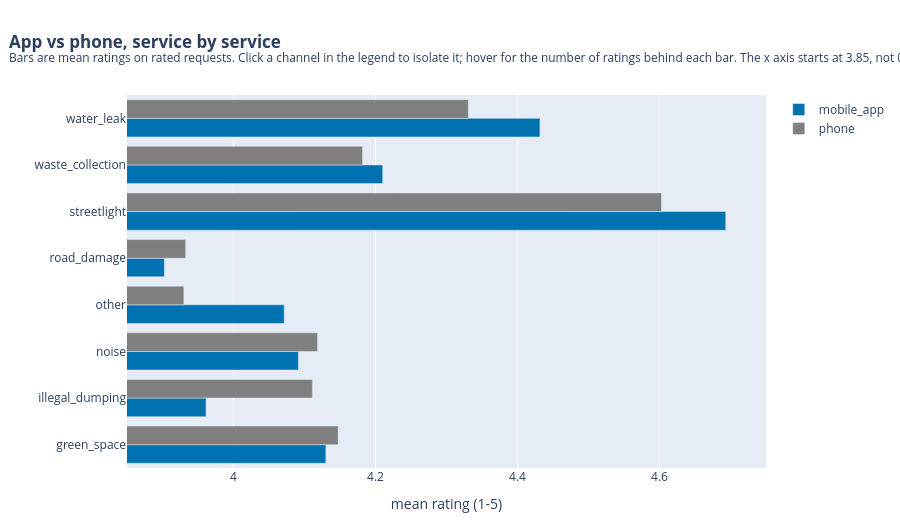

Notebook code cell kept with this figure:
### Markdown cell above
Channels are close: 4.26 (app), 4.18 (in person), 4.15 (web), 4.14 (phone), a 0.11-star span. App minus phone inside services runs from -0.15 to +0.14, four negative and four positive. The app is the largest channel (5,160 rated requests) and its users may be self-selected; with the sign flipping, a channel intervention is not supported.

### Code cell
ch2 = (rated[rated["channel"].isin(["mobile_app", "phone"])]
       .groupby(["category", "channel"])
       .agg(rating=("citizen_rating", "mean"), n=("request_id", "size")).reset_index())

fig = px.bar(ch2, x="rating", y="category", color="channel", barmode="group", orientation="h",
             color_discrete_map={"mobile_app": KEPT, "phone": NEUTRAL},
             hover_data={"n": ":,", "rating": ":.3f", "channel": False},
             labels={"rating": "mean rating (1-5)", "category": "", "channel": "channel"})
fig.update_xaxes(range=[3.85, 4.75])
fig.update_layout(
    title=dict(text="<b>App vs phone, service by service</b><br>"
                    "<sup>Bars are mean ratings on rated requests. Click a channel in the legend to isolate "
                    "it; hover for the number of ratings behind each bar. The x axis starts at 3.85, not 0</sup>",
               x=0.01, xanchor="left"),
    legend=dict(title="", x=1.02, y=1),
    margin=dict(l=10, r=10, t=95, b=10), height=520)

out = INT_DIR / "I4_sq4_channel_bars.html"
fig.write_html(out, include_plotlyjs=True, full_html=True)
print(f"{out.name}: {out.stat().st_size/1024/1024:.1f} MB (self-contained, opens offline)")
fig.show()

### Figure 1 — Plotly figure (JSON) as saved in the notebook; plotly's stock layout.template omitted (floating-point values rounded to 4 significant figures)
{"data": [{"alignmentgroup": "True", "customdata": [[392, "mobile_app"], [388, "mobile_app"], [547, "mobile_app"], [392, "mobile_app"], [606, "mobile_app"], [1226, "mobile_app"], [1280, "mobile_app"], [329, "mobile_app"]], "hovertemplate": "mean rating (1-5)=%{x:.3f}<br>=%{y}<br>n=%{customdata[0]:,}<extra></extra>", "legendgroup": "mobile_app", "marker": {"color": "#0072B2", "pattern": {"shape": ""}}, "name": "mobile_app", "offsetgroup": "mobile_app", "orientation": "h", "showlegend": true, "textposition": "auto", "type": "bar", "x": [4.13, 3.961, 4.091, 4.071, 3.903, 4.693, 4.21, 4.432], "xaxis": "x", "y": ["green_space", "illegal_dumping", "noise", "other", "road_damage", "streetlight", "waste_collection", "water_leak"], "yaxis": "y"}, {"alignmentgroup": "True", "customdata": [[258, "phone"], [279, "phone"], [667, "phone"], [272, "phone"], [683, "phone"], [287, "phone"], [506, "phone"], [381, "phone"]], "hovertemplate": "mean rating (1-5)=%{x:.3f}<br>=%{y}<br>n=%{customdata[0]:,}<extra></extra>", "legendgroup": "phone", "marker": {"color": "#7F7F7F", "pattern": {"shape": ""}}, "name": "phone", "offsetgroup": "phone", "orientation": "h", "showlegend": true, "textposition": "auto", "type": "bar", "x": [4.147, 4.111, 4.118, 3.93, 3.933, 4.603, 4.182, 4.331], "xaxis": "x", "y": ["green_space", "illegal_dumping", "noise", "other", "road_damage", "streetlight", "waste_collection", "water_leak"], "yaxis": "y"}], "layout": {"barmode": "group", "height": 520, "legend": {"title": {"text": ""}, "tracegroupgap": 0, "x": 1.02, "y": 1}, "margin": {"b": 10, "l": 10, "r": 10, "t": 95}, "title": {"text": "<b>App vs phone, service by service</b><br><sup>Bars are mean ratings on rated requests. Click a channel in the legend to isolate it; hover for the number of ratings behind each bar. The x axis starts at 3.85, not 0</sup>", "x": 0.01, "xanchor": "left"}, "xaxis": {"anchor": "y", "domain": [0, 1], "range": [3.85, 4.75], "title": {"text": "mean rating (1-5)"}}, "yaxis": {"anchor": "x", "domain": [0, 1], "title": {"text": ""}}}}
